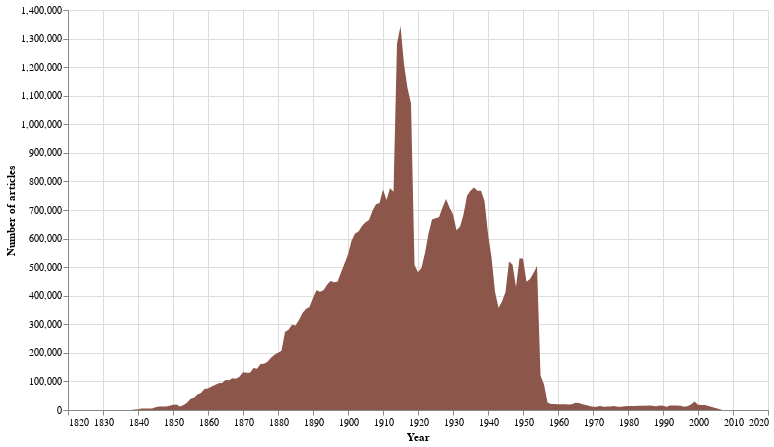

The notebook cell saved with this chart:
### Markdown cell above
Again we can see the dominance of NSW, and the post-1954 tail of ACT articles. But what's going on in Victoria? Let's zoom in for a closer look.

### Code cell
# Chart of Victoria only
# Filter the dataframe to just show Victoria
alt.Chart(
    df_states_years.loc[df_states_years["state"] == "Victoria"]
).mark_area().encode(
    # Years on the X axis
    x=alt.X("term:Q", axis=alt.Axis(format="c", title="Year")),
    # Number of articles on the Y axis
    y=alt.Y(
        "total_results:Q",
        axis=alt.Axis(format=",d", title="Number of articles"),
        stack=True,
    ),
    # Try to match the color in the chart above
    color=alt.value("#8c564b"),
    # Details on hover
    tooltip=[
        alt.Tooltip("term:Q", title="Year"),
        alt.Tooltip("total_results:Q", title="Articles", format=","),
    ],
).properties(
    width=700, height=400
)

### Figure 1 — Vega-Lite specification as saved in the notebook (floating-point values rounded to 4 significant figures; data arrays with more than 128 entries replaced by an {"elided": "..."} marker saying what was removed)
{"config": {"view": {"continuousWidth": 300, "continuousHeight": 300}}, "data": {"name": "data-cdfa8aba039b4488ea02607005c878bb"}, "mark": {"type": "area"}, "encoding": {"color": {"value": "#8c564b"}, "tooltip": [{"field": "term", "title": "Year", "type": "quantitative"}, {"field": "total_results", "format": ",", "title": "Articles", "type": "quantitative"}], "x": {"axis": {"format": "c", "title": "Year"}, "field": "term", "type": "quantitative"}, "y": {"axis": {"format": ",d", "title": "Number of articles"}, "field": "total_results", "stack": true, "type": "quantitative"}}, "height": 400, "width": 700, "$schema": "https://vega.github.io/schema/vega-lite/v5.20.1.json", "datasets": {"data-cdfa8aba039b4488ea02607005c878bb": {"elided": "166 records"}}}
